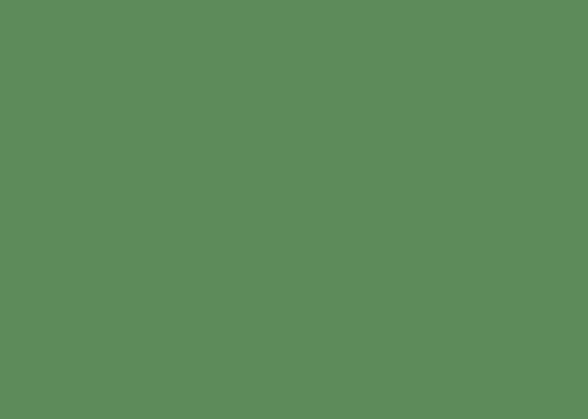
#> input picture graphic_interface/grass.png, 1176 x 838 px (shown at 1/2 size)
$ python interfaccia3.py
#> lines starting #> are read from the running program, lines starting #| are printed output that depends on the picture
#> further down, img is the input picture: shape (838, 1176, 4) float32; mean R, G, B, A 0.366, 0.557, 0.366, 1
import tkinter as tk
from tkinter import messagebox, font
from matplotlib.backends.backend_tkagg import FigureCanvasTkAgg
import matplotlib.pyplot as plt
import matplotlib.image as mpimg
from PIL import Image, ImageTk
from functools import partial
import numpy as np
import random
import time
import os


# Percorso all'immagine di sfondo
image_path = "grass.png"

# Lista per memorizzare i punti della route disegnata
points = []
info_points = []  # Lista per salvare i dati degli info point


# Flag per tracciare lo stato del disegno
drawing = False

#FLag route scarta o no
discard_route = False

# Condizioni meteo possibili
weather_conditions = ["Sunny", "Cloudy", "Rainy", "Windy"]

# Aggiungi simboli per le condizioni meteo
weather_symbols = {
    "Sunny": "☀️",
    "Cloudy": "☁️",
    "Rainy": "🌧️",
    "Windy": "💨",
}

danger_symbol = {
    "Danger": "⚠"
}

text_font = ("Arial", 15)

# [61 lines left out: function error_message, not called in this run]

def disable_button(button, color):
    button.config(state=tk.DISABLED, bg=color)

def enable_button(button, color):
    button.config(state=tk.NORMAL, bg=color)

def enable_drawing():
    canvas.mpl_connect("button_press_event", on_mouse_press)
    canvas.mpl_connect("motion_notify_event", on_mouse_move)
    canvas.mpl_connect("button_release_event", on_mouse_release)

# Funzione per bloccare il disegno
# [21 lines left out: functions disable_drawing, show_info_window, not called in this run]

# Funzione per inizializzare il messaggio di "Design the route"
def show_weather_top_interface():
    message_label.config(
        text=(
            f"Date: 2024-12-25      Time: 10:00       Weather: {initial_weather}       Temperature: {initial_temperature}°C "
            )
        )


# Funzione per tracciare il percorso come spezzata chiusa
# [32 lines left out: functions plot_path, add_point, on_mouse_press, not called in this run]


# Funzione per gestire il movimento del mouse (disegno continuo)
def on_mouse_move(event):
    if drawing:
        add_point(event)

# Funzione per gestire il rilascio del mouse (ferma il disegno)
# [33 lines left out: functions on_mouse_release, generate_closed_random_route, get_random_duration_weather, not called in this run]

def get_random_initial_weather():
    weather = random.choice(list(weather_symbols.keys()))  # Condizione meteo casuale
    temperature = random.randint(0, 20)  # Temperatura casuale tra 0°C e 20°C
    return weather, temperature

# Funzione per salvare i punti del percorso in un file di testo
# [280 lines left out: functions save_path, save_final_report, highlight_trace, on_start, on_help, on_weather and 2 more, not called in this run]

def initial_message():
    window = tk.Toplevel(root)
    window.title("Draw the route")
    window.geometry("700x450+300+200")
    window.configure(bg="lightgray")

    # Testo del messaggio
    message = (
        "Click on the map to draw your route:\n"
        "Hold down the left mouse button pressed and drag it in the green window.\n"
    )

    # Label per visualizzare il messaggio
    label = tk.Label(window, text=message, bg="lightgray", justify="left", font=("Arial", 12))
    label.pack(padx=20, pady=20)

    # Carica e visualizza la GIF
    gif_path = "immagine_iniziale.gif"  # Sostituisci con il percorso della tua GIF
    gif = Image.open(gif_path)
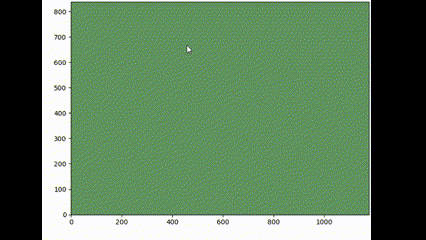
#> input picture graphic_interface/immagine_iniziale.gif, 426 x 240 px
#> gif is the input picture: PIL image 426x240 P; mean R, G, B 95, 127.1, 93.8

    # Convertiamo la GIF in un formato compatibile con Tkinter
    frames = []
    for frame in range(gif.n_frames):
        gif.seek(frame)
        frame_image = ImageTk.PhotoImage(gif.copy())  # Converti in PhotoImage
        frames.append(frame_image)
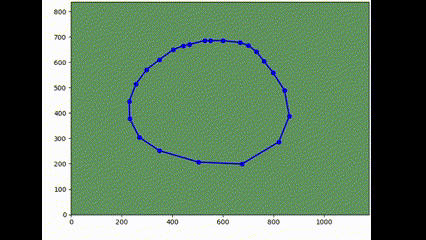
#> gif: PIL image 426x240 RGB; mean R, G, B 94.2, 125.8, 95
#> after the loop, frames = 97 items

    # Funzione per animare la GIF
    def animate_gif(index=0):
        gif_label.config(image=frames[index])  # Aggiorna l'immagine
        window.after(100, animate_gif, (index + 1) % len(frames))  # Passa al prossimo frame

    # Label per la GIF
    gif_label = tk.Label(window, bg="lightgray")
    gif_label.pack(pady=10)

    # Inizia l'animazione
    animate_gif()

    show_again_var = tk.BooleanVar(value=True)  # Di default è spuntata

    # Checkbox per "Don't show it again"
    checkbox = tk.Checkbutton(
        window,
        text="Don't show it again",
        variable=show_again_var,
        bg="lightgray",
        font=("Arial", 10),
        anchor="e"
    )
    checkbox.pack(side="bottom", pady=10)

    # Pulsante "I understand"
    button = tk.Button(window, text="I understand", command=window.destroy, font=("Arial", 16))
    button.pack(pady=10)

    # Impedisce che altre interazioni avvengano nella finestra principale
    window.transient(root)
    window.grab_set()

# [72 lines left out: functions on_task_manager, on_pause, not called in this run]

    # contact_button = tk.Button(window, text="Resume", command=partial(on_resume, window), height=4, width=10, bg="lightblue", fg="black")
    # contact_button.pack(side=tk.LEFT, pady=10, padx=10, fill=tk.BOTH, anchor=tk.CENTER)

def on_resume(old_window):
    pause_flag = False
    old_window.destroy()

# [121 lines left out: functions on_bring_back, on_quit_program, close_program, on_further_info, not called in this run]

def set_pencil_cursor():
    canvas.get_tk_widget().config(cursor="pencil")

def set_default_cursor():
    canvas.get_tk_widget().config(cursor="arrow")

# [114 lines left out: functions draw_end_message, continue_command, redo_command, drones_check, accept_command, not called in this run]


# Carica l'immagine di sfondo
img = mpimg.imread(image_path)

# Finestra principale di Tkinter
root = tk.Tk()
root.title("Automated Sheperding System")

# # Imposta la finestra a schermo intero
# root.attributes("-fullscreen", True)

# [4 lines left out: function on_closing, not called in this run]


# Configura la chiusura della finestra
root.protocol("WM_DELETE_WINDOW", on_closing)


uns_screen_width = root.winfo_screenwidth()
uns_screen_height = root.winfo_screenheight()
# Ottieni la scala DPI
dpi_scaling = root.tk.call('tk', 'scaling')
dpi_scaling = 1
# Calcola la dimensione reale dello schermo
screen_width = int(uns_screen_width * dpi_scaling)
screen_height = int(uns_screen_height * dpi_scaling)

root.state('zoomed')

# Set the size of the main window
#root.geometry(f"{screen_width}x{screen_height}")  # Width x Height


# Crea il frame laterale con altezza limitata a metà della schermata
horizontal_frame = tk.Frame(root, height=5, bg="white")
horizontal_frame.pack(side=tk.TOP, fill=tk.X, padx=0)

# Etichetta per i messaggi dinamici
message_label = tk.Label(horizontal_frame, text="", font=("Arial", 14), wraplength=1000, justify=tk.LEFT, bg="white")
message_label.pack(side=tk.TOP, fill=tk.X, padx=30)

# Meteo iniziale
initial_weather, initial_temperature = get_random_initial_weather()


side_frame = tk.Frame(root, bg="white", bd=2, relief="solid", width=screen_width//5)
side_frame.pack(fill=tk.Y, side=tk.RIGHT, padx=10, pady=10)


# Frame inferiore per il pulsante--> pulsanti in basso
bottom_frame = tk.Frame(root)
bottom_frame.pack(side=tk.LEFT, fill=tk.Y)

##########################################
#PULSANTI

large_font = font.Font(size=screen_height//40)
medium_font = font.Font(size=screen_height//50)

# Pulsante Utils
weather_button = tk.Button(bottom_frame, text="Utils", command=on_weather, bg="lightblue",
                           fg="black", font = large_font)  # , font=("Arial", 20))
weather_button.pack(side=tk.BOTTOM,pady=30,padx=20, expand=True, fill=tk.BOTH, anchor=tk.CENTER)

# Pulsante Task Manager
task_manager_button = tk.Button(bottom_frame, text="Task Manager", command=on_task_manager, bg="yellow",
                        fg="black", font = large_font)
task_manager_button.pack(side=tk.BOTTOM, pady=30,padx=20, expand=True, fill=tk.BOTH, anchor=tk.CENTER)

disable_button(task_manager_button, "lightyellow")

# Pulsante Program Overview
program_overview_button = tk.Button(side_frame, text="Activity Overview", command=on_further_info,  bg="pink",
                        fg="black", font = large_font)
program_overview_button.pack(side=tk.BOTTOM, pady=10, padx=10, anchor=tk.CENTER)
disable_button(program_overview_button, "lightpink")


# Pulsante Start
start_button = tk.Button(bottom_frame, text="Start", command=partial(on_start, side_frame),  bg="green", fg="black", font = large_font)
start_button.pack(side=tk.BOTTOM,pady=30,padx=20, expand=True, fill=tk.BOTH, anchor=tk.CENTER)

disable_button(start_button, "lightgreen")


# Pulsante Help
help_button = tk.Button(bottom_frame, text="Help", command=on_help,  bg="lightblue", fg="black", font = medium_font)
help_button.pack(side=tk.LEFT, pady=30, padx=5, expand=True, fill=tk.BOTH, anchor='ne')


# Pulsante quit
quit_button = tk.Button(bottom_frame, text="Quit", command=on_quit_program,  bg="red", fg="black", font=medium_font)
quit_button.pack(side=tk.LEFT,pady=30,padx=5, expand=True, fill=tk.BOTH, anchor='nw')


##########################################
#Creazione mappa

#frame per la mappa
map_frame_width = round(screen_width)

right_frame = tk.Frame(root, width=map_frame_width, bg="white")
right_frame.pack(side=tk.LEFT, fill=tk.Y, expand=True)

# Mostra il messaggio iniziale
initial_message()


# Crea una figura Matplotlib per la mappa
fig, ax = plt.subplots()
ax.imshow(img, extent=[0, img.shape[1], 0, img.shape[0]])
ax.set_xlim(0, img.shape[1])
ax.set_ylim(0, img.shape[0])

# Collega il grafico Matplotlib al frame inferiore e posizionalo con place
canvas = FigureCanvasTkAgg(fig, master=right_frame)


canvas.get_tk_widget().place(x=0, y=0, width=round(screen_width*0.7), height=round(screen_height*0.9))

# Configura la chiusura della finestra
#root.protocol("WM_DELETE_WINDOW", lambda: root.destroy())

#Mostra il messaggio iniziale
show_weather_top_interface()

#cursore matita
set_pencil_cursor()

# Collega gli eventi del mouse--> attiva il trascinamento sull'immagine
enable_drawing()

#Mantieni attiva l'interfaccia
root.mainloop()
